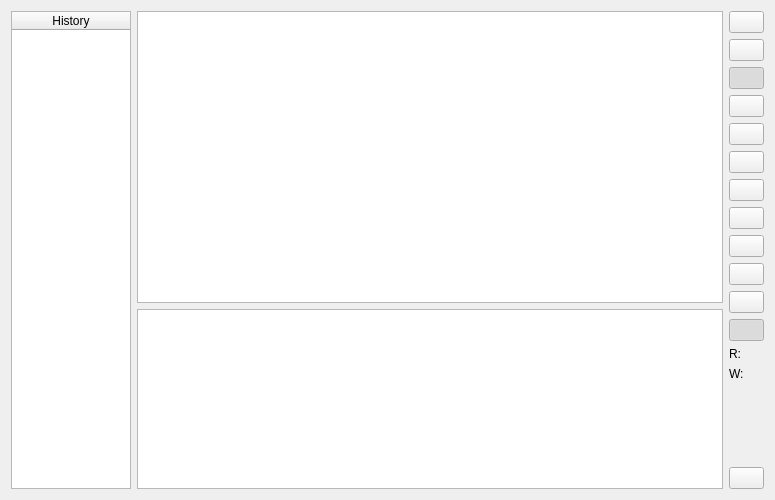
<?xml version="1.0" encoding="UTF-8"?>
<ui version="4.0">
 <class>TablePageForm</class>
 <widget class="QWidget" name="TablePageForm">
  <property name="geometry">
   <rect>
    <x>0</x>
    <y>0</y>
    <width>775</width>
    <height>500</height>
   </rect>
  </property>
  <property name="windowTitle">
   <string>DataSampleTable</string>
  </property>
  <layout class="QHBoxLayout" name="horizontalLayout">
   <item>
    <widget class="QTableWidget" name="historyTable">
     <property name="maximumSize">
      <size>
       <width>120</width>
       <height>16777215</height>
      </size>
     </property>
     <property name="editTriggers">
      <set>QAbstractItemView::NoEditTriggers</set>
     </property>
     <property name="alternatingRowColors">
      <bool>true</bool>
     </property>
     <property name="selectionMode">
      <enum>QAbstractItemView::SingleSelection</enum>
     </property>
     <property name="selectionBehavior">
      <enum>QAbstractItemView::SelectItems</enum>
     </property>
     <attribute name="horizontalHeaderStretchLastSection">
      <bool>true</bool>
     </attribute>
     <attribute name="verticalHeaderVisible">
      <bool>false</bool>
     </attribute>
     <attribute name="verticalHeaderDefaultSectionSize">
      <number>23</number>
     </attribute>
     <column>
      <property name="text">
       <string>History</string>
      </property>
     </column>
    </widget>
   </item>
   <item>
    <layout class="QVBoxLayout" name="innerVerticalLayout">
     <item>
      <widget class="QTableView" name="topicTableView">
       <property name="editTriggers">
        <set>QAbstractItemView::NoEditTriggers</set>
       </property>
       <property name="alternatingRowColors">
        <bool>true</bool>
       </property>
       <property name="selectionBehavior">
        <enum>QAbstractItemView::SelectRows</enum>
       </property>
       <attribute name="horizontalHeaderDefaultSectionSize">
        <number>150</number>
       </attribute>
       <attribute name="horizontalHeaderStretchLastSection">
        <bool>true</bool>
       </attribute>
       <attribute name="verticalHeaderVisible">
        <bool>false</bool>
       </attribute>
       <attribute name="verticalHeaderDefaultSectionSize">
        <number>23</number>
       </attribute>
      </widget>
     </item>
     <item>
      <widget class="QTableView" name="participantTableView">
       <property name="maximumSize">
        <size>
         <width>16777215</width>
         <height>180</height>
        </size>
       </property>
       <property name="editTriggers">
        <set>QAbstractItemView::NoEditTriggers</set>
       </property>
       <property name="alternatingRowColors">
        <bool>true</bool>
       </property>
       <property name="verticalScrollMode">
        <enum>QAbstractItemView::ScrollPerPixel</enum>
       </property>
       <property name="horizontalScrollMode">
        <enum>QAbstractItemView::ScrollPerPixel</enum>
       </property>
       <attribute name="horizontalHeaderCascadingSectionResizes">
        <bool>true</bool>
       </attribute>
       <attribute name="horizontalHeaderStretchLastSection">
        <bool>true</bool>
       </attribute>
       <attribute name="verticalHeaderVisible">
        <bool>false</bool>
       </attribute>
       <attribute name="verticalHeaderMinimumSectionSize">
        <number>21</number>
       </attribute>
       <attribute name="verticalHeaderDefaultSectionSize">
        <number>21</number>
       </attribute>
      </widget>
     </item>
    </layout>
   </item>
   <item>
    <layout class="QVBoxLayout" name="verticalLayout">
     <item>
      <widget class="QPushButton" name="clearSamplesButton">
       <property name="maximumSize">
        <size>
         <width>35</width>
         <height>35</height>
        </size>
       </property>
       <property name="toolTip">
        <string>Clear sample history</string>
       </property>
       <property name="text">
        <string/>
       </property>
       <property name="icon">
        <iconset resource="../ddsmon.qrc">
         <normaloff>:/images/edit-clear.png</normaloff>:/images/edit-clear.png</iconset>
       </property>
      </widget>
     </item>
     <item>
      <widget class="QPushButton" name="filterButton">
       <property name="maximumSize">
        <size>
         <width>35</width>
         <height>35</height>
        </size>
       </property>
       <property name="toolTip">
        <string>Set filter</string>
       </property>
       <property name="text">
        <string/>
       </property>
       <property name="icon">
        <iconset resource="../ddsmon.qrc">
         <normaloff>:/images/filter.png</normaloff>:/images/filter.png</iconset>
       </property>
      </widget>
     </item>
     <item>
      <widget class="QPushButton" name="useLatestButton">
       <property name="maximumSize">
        <size>
         <width>35</width>
         <height>35</height>
        </size>
       </property>
       <property name="toolTip">
        <string>Always use the latest sample</string>
       </property>
       <property name="text">
        <string/>
       </property>
       <property name="icon">
        <iconset resource="../ddsmon.qrc">
         <normaloff>:/images/prevfuzzy.png</normaloff>:/images/prevfuzzy.png</iconset>
       </property>
       <property name="checkable">
        <bool>true</bool>
       </property>
       <property name="checked">
        <bool>true</bool>
       </property>
      </widget>
     </item>
     <item>
      <widget class="QPushButton" name="freezeButton">
       <property name="maximumSize">
        <size>
         <width>35</width>
         <height>35</height>
        </size>
       </property>
       <property name="toolTip">
        <string>Freeze updates</string>
       </property>
       <property name="text">
        <string/>
       </property>
       <property name="icon">
        <iconset resource="../ddsmon.qrc">
         <normaloff>:/images/unlock.png</normaloff>:/images/unlock.png</iconset>
       </property>
      </widget>
     </item>
     <item>
      <widget class="QPushButton" name="unfreezeButton">
       <property name="maximumSize">
        <size>
         <width>35</width>
         <height>35</height>
        </size>
       </property>
       <property name="toolTip">
        <string>Unfreeze updates</string>
       </property>
       <property name="text">
        <string/>
       </property>
       <property name="icon">
        <iconset resource="../ddsmon.qrc">
         <normaloff>:/images/lock.png</normaloff>:/images/lock.png</iconset>
       </property>
      </widget>
     </item>
     <item>
      <widget class="QPushButton" name="iniButton">
       <property name="maximumSize">
        <size>
         <width>35</width>
         <height>35</height>
        </size>
       </property>
       <property name="toolTip">
        <string>Export data to an INI file</string>
       </property>
       <property name="text">
        <string/>
       </property>
       <property name="icon">
        <iconset resource="../ddsmon.qrc">
         <normaloff>:/images/exportdoc.png</normaloff>:/images/exportdoc.png</iconset>
       </property>
      </widget>
     </item>
     <item>
      <widget class="QPushButton" name="revertButton">
       <property name="maximumSize">
        <size>
         <width>35</width>
         <height>35</height>
        </size>
       </property>
       <property name="toolTip">
        <string>Revert changes</string>
       </property>
       <property name="text">
        <string/>
       </property>
       <property name="icon">
        <iconset resource="../ddsmon.qrc">
         <normaloff>:/images/revert.png</normaloff>:/images/revert.png</iconset>
       </property>
      </widget>
     </item>
     <item>
      <widget class="QPushButton" name="newPlotButton">
       <property name="maximumSize">
        <size>
         <width>35</width>
         <height>35</height>
        </size>
       </property>
       <property name="toolTip">
        <string>Add a new plot page</string>
       </property>
       <property name="text">
        <string/>
       </property>
       <property name="icon">
        <iconset resource="../ddsmon.qrc">
         <normaloff>:/images/monitor_new.png</normaloff>:/images/monitor_new.png</iconset>
       </property>
      </widget>
     </item>
     <item>
      <widget class="QPushButton" name="attachPlotButton">
       <property name="maximumSize">
        <size>
         <width>35</width>
         <height>35</height>
        </size>
       </property>
       <property name="toolTip">
        <string>Add selection to an existing plot</string>
       </property>
       <property name="text">
        <string/>
       </property>
       <property name="icon">
        <iconset resource="../ddsmon.qrc">
         <normaloff>:/images/monitor_attach.png</normaloff>:/images/monitor_attach.png</iconset>
       </property>
      </widget>
     </item>
     <item>
      <widget class="QPushButton" name="recordButton">
       <property name="maximumSize">
        <size>
         <width>35</width>
         <height>35</height>
        </size>
       </property>
       <property name="toolTip">
        <string>Start recording</string>
       </property>
       <property name="text">
        <string/>
       </property>
       <property name="icon">
        <iconset resource="../ddsmon.qrc">
         <normaloff>:/images/media-record.png</normaloff>:/images/media-record.png</iconset>
       </property>
      </widget>
     </item>
     <item>
      <widget class="QPushButton" name="hexButton">
       <property name="maximumSize">
        <size>
         <width>35</width>
         <height>35</height>
        </size>
       </property>
       <property name="toolTip">
        <string>Display integer fields as hex</string>
       </property>
       <property name="text">
        <string/>
       </property>
       <property name="icon">
        <iconset resource="../ddsmon.qrc">
         <normaloff>:/images/display-hex.png</normaloff>:/images/display-hex.png</iconset>
       </property>
       <property name="checkable">
        <bool>true</bool>
       </property>
       <property name="checked">
        <bool>false</bool>
       </property>
      </widget>
     </item>
     <item>
      <widget class="QPushButton" name="asciiButton">
       <property name="maximumSize">
        <size>
         <width>35</width>
         <height>35</height>
        </size>
       </property>
       <property name="toolTip">
        <string>Display char fields as ascii</string>
       </property>
       <property name="text">
        <string/>
       </property>
       <property name="icon">
        <iconset resource="../ddsmon.qrc">
         <normaloff>:/images/display-ascii.png</normaloff>:/images/display-ascii.png</iconset>
       </property>
       <property name="checkable">
        <bool>true</bool>
       </property>
       <property name="checked">
        <bool>true</bool>
       </property>
      </widget>
     </item>
     <item>
      <layout class="QGridLayout" name="gridLayout">
       <item row="0" column="0">
        <widget class="QLabel" name="matchedSubTitleLabel">
         <property name="toolTip">
          <string>The number of matched readers for this topic</string>
         </property>
         <property name="text">
          <string>R:</string>
         </property>
        </widget>
       </item>
       <item row="0" column="1">
        <widget class="QLabel" name="matchedSubLabel">
         <property name="toolTip">
          <string>The number of matched readers for this topic</string>
         </property>
         <property name="text">
          <string/>
         </property>
        </widget>
       </item>
       <item row="1" column="0">
        <widget class="QLabel" name="matchedPubTitleLabel">
         <property name="toolTip">
          <string>The number of matched writers for this topic</string>
         </property>
         <property name="text">
          <string>W:</string>
         </property>
        </widget>
       </item>
       <item row="1" column="1">
        <widget class="QLabel" name="matchedPubLabel">
         <property name="toolTip">
          <string>The number of matched writers for this topic</string>
         </property>
         <property name="text">
          <string/>
         </property>
        </widget>
       </item>
      </layout>
     </item>
     <item>
      <spacer name="verticalSpacer">
       <property name="orientation">
        <enum>Qt::Vertical</enum>
       </property>
       <property name="sizeHint" stdset="0">
        <size>
         <width>20</width>
         <height>158</height>
        </size>
       </property>
      </spacer>
     </item>
     <item>
      <widget class="QPushButton" name="publishButton">
       <property name="maximumSize">
        <size>
         <width>35</width>
         <height>35</height>
        </size>
       </property>
       <property name="toolTip">
        <string>Publish sample</string>
       </property>
       <property name="text">
        <string/>
       </property>
       <property name="icon">
        <iconset resource="../ddsmon.qrc">
         <normaloff>:/images/exports.png</normaloff>:/images/exports.png</iconset>
       </property>
      </widget>
     </item>
    </layout>
   </item>
  </layout>
 </widget>
 <resources>
  <include location="../ddsmon.qrc"/>
 </resources>
 <connections/>
</ui>
